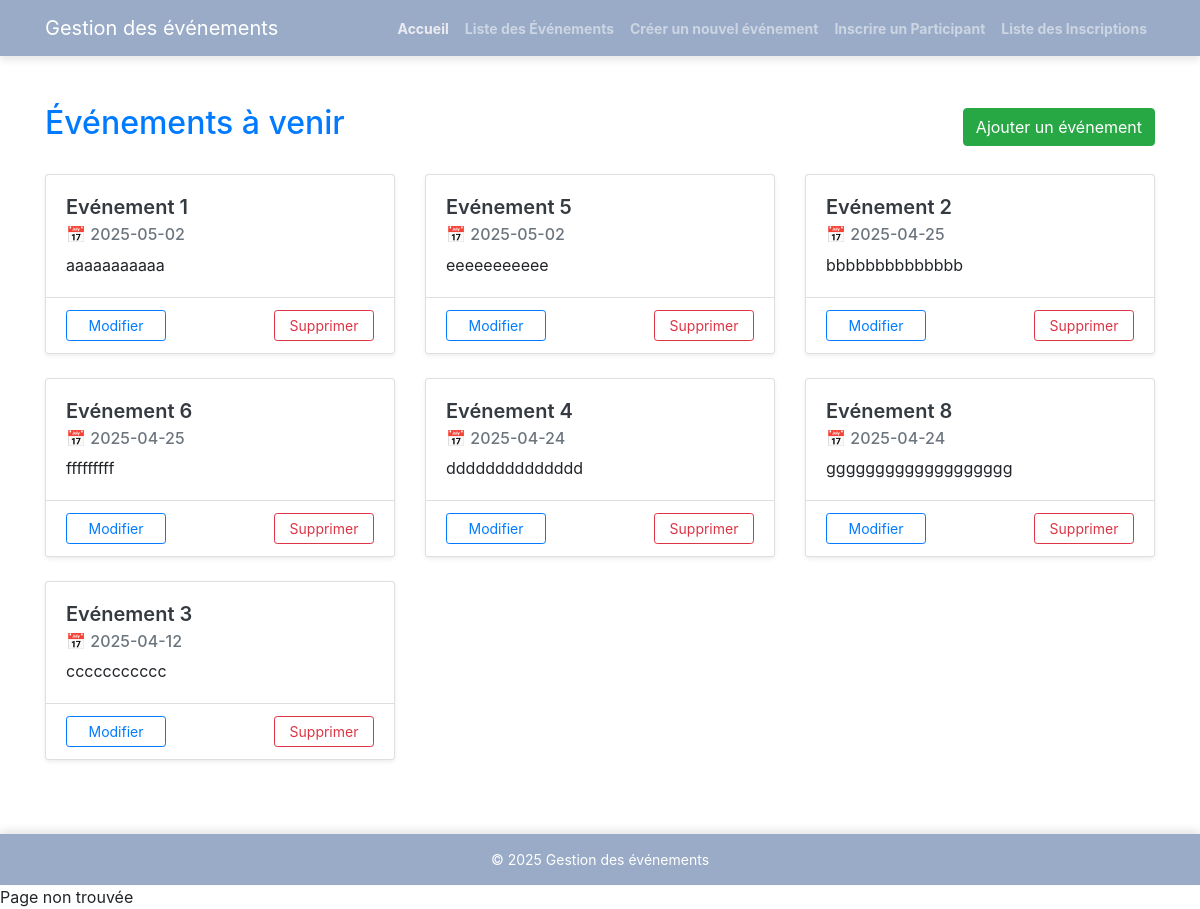
/handle.php, run on the app's committed database.
### tables this page shows
CREATE TABLE `events` (
  `id` int(11) NOT NULL,
  `titre` varchar(255) DEFAULT NULL,
  `date_evenement` date DEFAULT NULL,
  `description` text DEFAULT NULL
);

### handle.php (called while the page is built, shortened)
<?php
require_once 'controllers/EventController.php';

### controllers/EventController.php (called while the page is built, shortened)
<?php
require_once __DIR__ . '/../models/EventModel.php';
include __DIR__ . '/../views/events/list_events.php';
?>

### config/Database.php (called while the page is built, shortened)
<?php
class Database {
    public static function getConnection() {
        try {
            return new PDO("mysql:host=localhost;dbname=gestion_evenements;charset=utf8", "root", "");
        } catch (PDOException $e) {
            die("Erreur de connexion : " . $e->getMessage());
        }
    }
}
?>

### models/EventModel.php (called while the page is built, shortened)
<?php
require_once __DIR__ . '/../config/Database.php';
class EventModel {
    private $conn;
    public function __construct() {
        $this->conn = Database::getConnection();
    }
    public function getEvents() {
        $stmt = $this->conn->query("SELECT * FROM events ORDER BY date_evenement DESC");
        return $stmt->fetchAll(PDO::FETCH_ASSOC);
    }
}

### views/events/list_events.php (the view, shortened to what this page needs)
<?php
require_once __DIR__ . '/../../models/EventModel.php';
require_once __DIR__ . '/../layout/header.php';
$eventModel = new EventModel();
$events = $eventModel->getEvents();
?>
<div class="container mt-5">
    <div class="d-flex justify-content-between align-items-center mb-4">
        <h2 class="text-primary">Événements à venir</h2>
        <a href="/gestion_evenements/views/events/create_event.php" class="btn btn-success">
            <i class="fas fa-calendar-plus"></i> Ajouter un événement
        </a>
    </div>
    <?php if (!empty($events)) : ?>
        <div class="row">
            <?php foreach ($events as $event) : ?>
                <div class="col-md-6 col-lg-4 mb-4">
                    <div class="card shadow-sm h-100">
                        <div class="card-body">
                            <h5 class="card-title text-dark"><?= htmlspecialchars($event['titre']) ?></h5>
                            <h6 class="card-subtitle mb-2 text-muted">
                                📅 <?= htmlspecialchars($event['date_evenement']) ?>
                            </h6>
                            <p class="card-text"><?= nl2br(htmlspecialchars($event['description'])) ?></p>
                        </div>
                        <div class="card-footer bg-white d-flex justify-content-between">
                            <a href="/gestion_evenements/views/events/edit_event.php?id=<?= $event['id'] ?>" class="btn btn-sm btn-outline-primary">
                                Modifier
                            </a>
                            <a href="/gestion_evenements/handle.php?route=deleteEvent&id=<?= $event['id'] ?>"
                               class="btn btn-sm btn-outline-danger"
                               onclick="return confirm('Êtes-vous sûr de vouloir supprimer cet événement ?')">
                                Supprimer
                            </a>
                        </div>
                    </div>
                </div>
            <?php endforeach; ?>
        </div>
    <?php else : ?>
        <div class="alert alert-info">Aucun événement disponible pour le moment.</div>
    <?php endif; ?>
</div>
<?php include_once __DIR__ . '/../layout/footer.php'; ?>

### views/events/list_events.php (style rules this page uses)
.card-title { font-weight: 600; }
.card-footer a { min-width: 100px; text-align: center; }

### data on the page
events: titre "Evénement 1", date_evenement "2025-05-02", description "aaaaaaaaaaa"
events: titre "Evénement 5", date_evenement "2025-05-02", description "eeeeeeeeeee"
events: titre "Evénement 2", date_evenement "2025-04-25", description "bbbbbbbbbbbbbb"
events: titre "Evénement 6", date_evenement "2025-04-25", description "fffffffff"
events: titre "Evénement 4", date_evenement "2025-04-24", description "dddddddddddddd"
events: titre "Evénement 8", date_evenement "2025-04-24", description "ggggggggggggggggggg"
events: titre "Evénement 3", date_evenement "2025-04-12", description "ccccccccccc"
